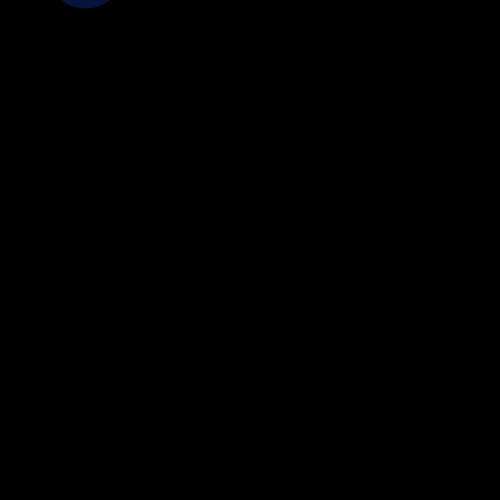
Frame 1 (no input)
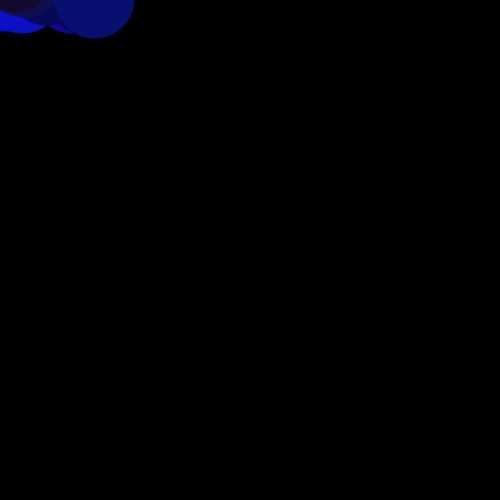
Frame 60 (the mouse pressed at the canvas centre just before this capture)
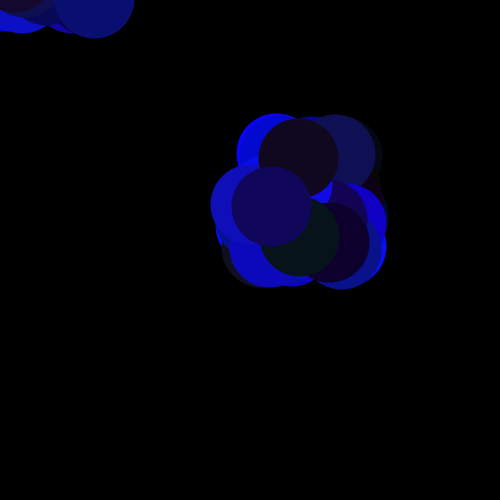
Frame 120 (the mouse held since frame 60 and released just before this capture)

The Processing sketch that drew these frames (run headless with seeded random() and noise(); from frame 60 on, the mouse is pressed at the canvas centre):

// Processing sketch: processing_30575
// ── processing_30575.pde

void setup()
  {
 size(500, 500);
  background(0);
  smooth();
  }
 
 
 
void draw()
  {
  for (int i=10; i < random(10, 70); i = i+500)
  {
  stroke(random(20), random(20),  random(1, 255));
  strokeWeight(random(80, 80));
  point(mouseX+random(100), mouseY-random(100));
  filter(BLUR, 0.2);
  }
  }
